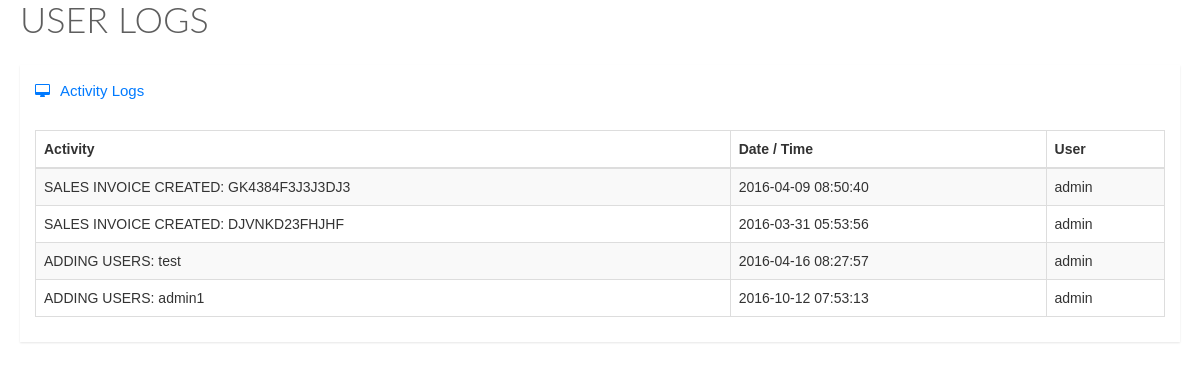
The page /logs.php on the database its author committed.
### tables this page shows
CREATE TABLE `logs` (
  `activityid` int(11) NOT NULL,
  `activity` text NOT NULL,
  `user_id` varchar(100) NOT NULL,
  `date` timestamp NOT NULL DEFAULT CURRENT_TIMESTAMP ON UPDATE CURRENT_TIMESTAMP
);

### logs.php (the view, shortened to what this page needs)
<link href="stylesheets/bootstrap.min.css" media="all" rel="stylesheet" type="text/css" />
    <link href="stylesheets/font-awesome.min.css" media="all" rel="stylesheet" type="text/css" />
    <link href="stylesheets/datatables.css" media="all" rel="stylesheet" type="text/css" />
    <link href="stylesheets/style.css" media="all" rel="stylesheet" type="text/css" />
    <div class="animated fadeInDown">
        <div class="page-title">
          <h1>
          </h1>
        </div>
        <div class="row">
          <div class="col-lg-12">
            <div class="widget-container fluid-height clearfix">
              <div class="heading">
                <i class="fa fa-desktop"></i>Activity Logs
              </div>
              <div class="widget-content padded clearfix">
                <table class="table table-bordered table-striped" id="dataTable1">
                  <thead>
                    <th>
                      Activity
                    </th>
                    <th class="hidden-xs">
                      Date / Time
                    </th>
                    <th class="hidden-xs">
                      User
                    </th>
                  </thead>
                  <tbody>
                     <?php
                        include 'db/connection.php';
                        $accounts = $dbConn->query("SELECT * FROM logs");
                        while ($getaccounts = $accounts->fetch(PDO::FETCH_ASSOC))
                        {
                        ?>
                          <tr>
                                   <td><?php echo $getaccounts['activity'];?></td>
                                  <td><?php echo $getaccounts['date'];?></td>
                                  <td><?php echo $getaccounts['user_id'];?></td>
                          </tr>
                        <?php
                        }
                        ?>
                  </tbody>
                </table>
              </div>
            </div>
          </div>
        </div></div>

### rows shown on the page
logs: activity "SALES INVOICE CREATED: GK4384F3J3J3DJ3", date "2016-04-09 08:50:40", user "admin"
logs: activity "SALES INVOICE CREATED: DJVNKD23FHJHF", date "2016-03-31 05:53:56", user "admin"
logs: activity "ADDING USERS: test", date "2016-04-16 08:27:57", user "admin"
logs: activity "ADDING USERS: admin1", date "2016-10-12 07:53:13", user "admin"
